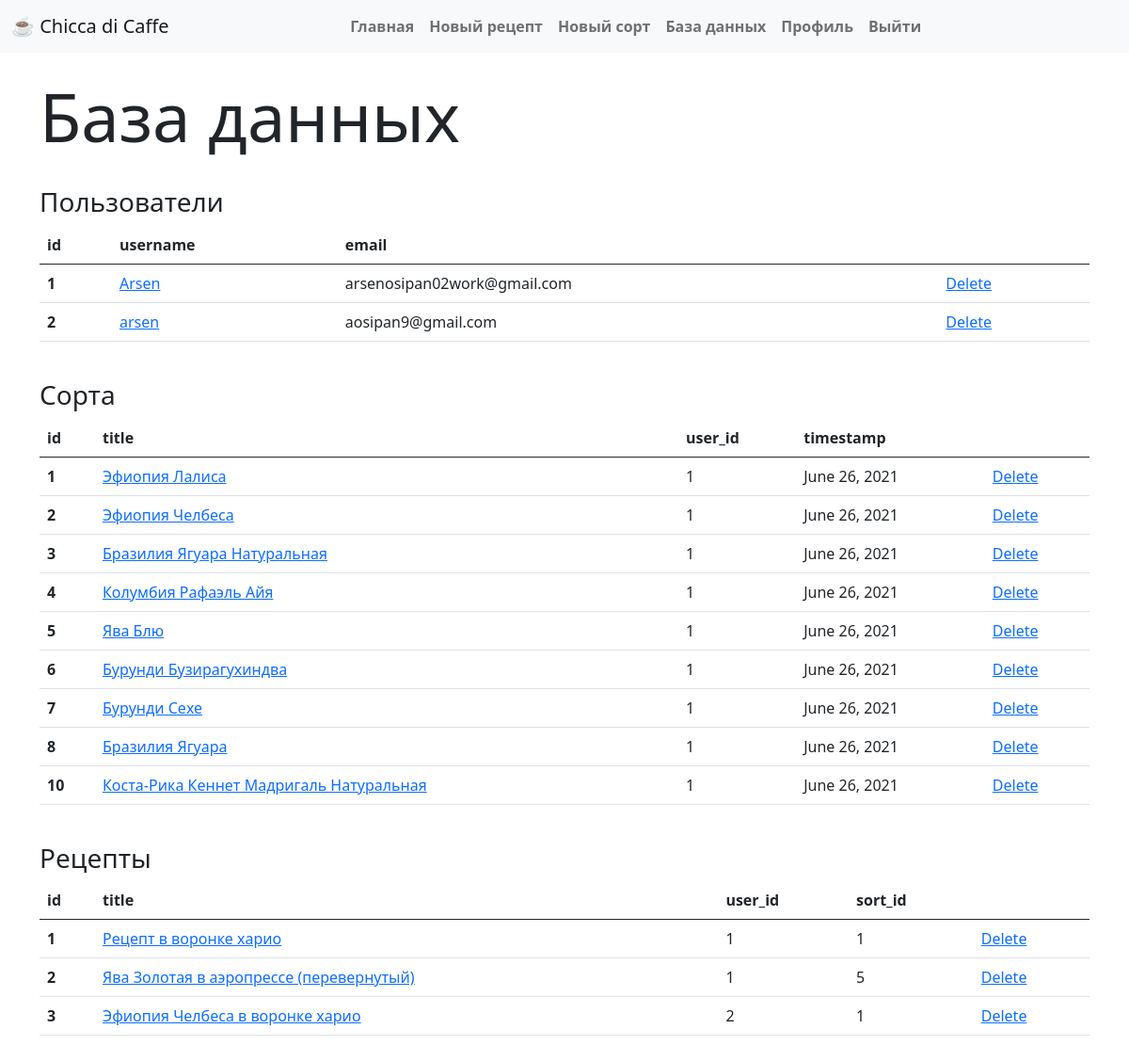
/database (signed in), run on an earlier commit of the app's database.
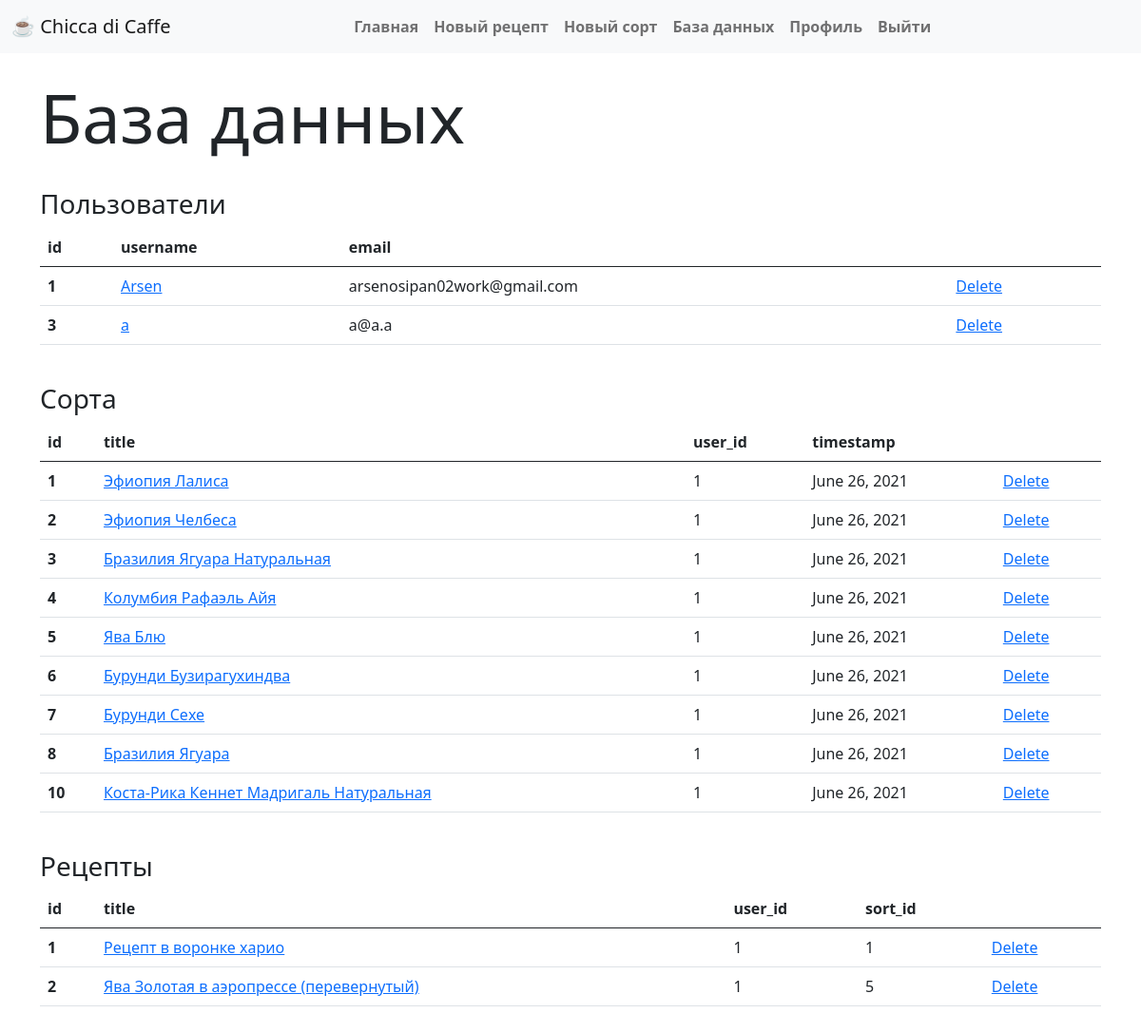
And on a later commit of the database.
### app/models.py (models this page shows, shortened)
class User(UserMixin, db.Model):
    id = db.Column(db.Integer, primary_key=True)
    username = db.Column(db.String(32), index=True, unique=True)
    email = db.Column(db.String(120), index=True, unique=True)
    password_hash = db.Column(db.String(128))
    recipes = db.relationship('Recipe', backref='author', lazy='dynamic')

class Sort(db.Model):  # SearchableMixin, db.Model):
    __searchable__ = ['title', 'bouquet']
    id = db.Column(db.Integer, primary_key=True)
    title = db.Column(db.String(60), index=True, unique=True)
    bouquet = db.Column(db.String(120))
    description = db.Column(db.Text())
    timestamp = db.Column(db.DateTime, index=True, default=datetime.utcnow())
    user_id = db.Column(db.Integer, db.ForeignKey('user.id'))

class Recipe(db.Model):
    title = db.Column(db.String(200), index=True, unique=True)
    id = db.Column(db.Integer, primary_key=True)
    timestamp = db.Column(db.DateTime, index=True, default=datetime.utcnow)
    user_id = db.Column(db.Integer, db.ForeignKey('user.id'))
    sort_id = db.Column(db.Integer, db.ForeignKey('sort.id'))
    coffee_mass = db.Column(db.Float)
    water_mass = db.Column(db.Integer)
    water_temp = db.Column(db.Integer)
    grinding = db.Column(db.Float)
    acidity = db.Column(db.Integer)
    tds = db.Column(db.Integer)
    body = db.Column(db.Text())

### app/routes.py (the view)
@app.route('/database')
@login_required
def database():
    if current_user.email not in app.config["ADMINS"]:
        redirect(url_for('index'))
    else:
        users = User.query.all()
        recipes = Recipe.query.all()
        sorts = Sort.query.all()
        return render_template('database.html', users=users, recipes=recipes, sorts=sorts, ADMIN_EMAILS=Config.ADMINS)

### app/models.py (called while the page is built)
@login.user_loader
def load_user(user_id):
    return User.query.get(int(user_id))

### app/templates/database.html
{% extends 'base.html' %}
{% block app_content %}
    <h2 class="display-2">База данных</h2>
    <br>
    <h3>Пользователи</h3>
    <table class="table">
        <thead>
            <tr>
                <th scope="col">id</th>
                <th scope="col">username</th>
                <th scope="col">email</th>
                <th scope="col"></th>
            </tr>
        </thead>
        <tbody>
        {% for user in users %}
            <tr>
                <th scope="row">{{ user.id }}</th>
                <td><a href="{{ url_for('user', user_id = user.id) }}">{{ user.username }}</a></td>
                <td>{{ user.email }}</td>
                <td><a href="{{ url_for('delete_user', user_id=user.id) }}">Delete</a></td>
            </tr>
        {% endfor %}
        </tbody>
    </table>
    <br>
    <h3>Сорта</h3>
    <table class="table">
        <thead>
            <tr>
                <th scope="col">id</th>
                <th scope="col">title</th>
                <th scope="col">user_id</th>
                <th scope="col">timestamp</th>
                <th scope="col"></th>
            </tr>
        </thead>
        <tbody>
        {% for sort in sorts %}
            <tr>
                <th scope="row">{{ sort.id }}</th>
                <td><a href="{{ url_for('sort', sort_id = sort.id) }}">{{ sort.title }}</a></td>
                <td>{{ sort.user_id }}</td>
                <td>{{ moment(sort.timestamp).format('LL') }}</td>
                <td><a href="{{ url_for('delete_sort', sort_id=sort.id) }}">Delete</a></td>
            </tr>
        {% endfor %}
        </tbody>
    </table>
    <br>
    <h3>Рецепты</h3>
    <table class="table">
        <thead>
            <tr>
                <th scope="col">id</th>
                <th scope="col">title</th>
                <th scope="col">user_id</th>
                <th scope="col">sort_id</th>
                <th scope="col"></th>
            </tr>
        </thead>
        <tbody>
        {% for recipe in recipes %}
            <tr>
                <th scope="row">{{ recipe.id }}</th>
                <td scope="row"><a href="{{ url_for('recipe', recipe_id = recipe.id) }}">{{ recipe.title }}</a></td>
                <td>{{ recipe.user_id }}</td>
                <td>{{ recipe.sort_id }}</td>
                <td><a href="{{ url_for('delete_recipe', recipe_id=recipe.id) }}">Delete</a></td>
            </tr>
        {% endfor %}
        </tbody>
    </table>
{% endblock %}

What changed in the data, as far as the page shows it:
removed User: id "2", username "arsen", email "aosipan9@gmail.com"
removed Recipe: id "3", title "Эфиопия Челбеса в воронке харио", user_id "2", sort_id "1"
added User: id "3", username "a", email "a@a.a"
